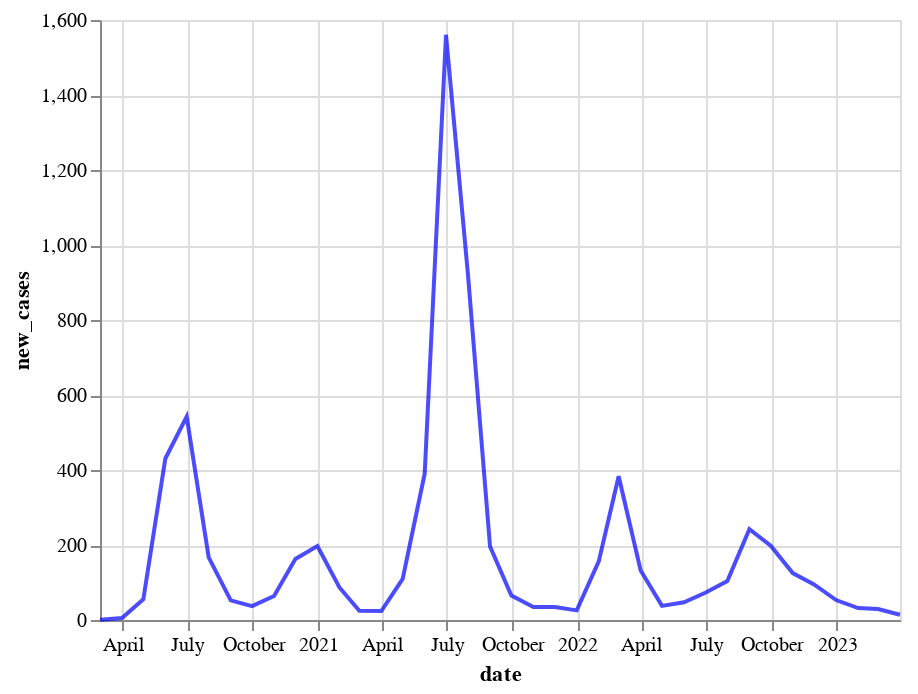

Notebook cell for this chart:
### Code cell
print('Here you can see the graph for', Chosen_country_2.value)
fig2 = alt.Chart(df5_2).mark_line(opacity=0.7, color=Chosen_colour.value).encode(
    x='date',
    y=Chosen_subject.value,
)
fig2

### Figure 1 — Vega-Lite specification as saved in the notebook (floating-point values rounded to 4 significant figures)
{"config": {"view": {"continuousWidth": 400, "continuousHeight": 300}}, "data": {"name": "data-ffa9dc7edf4793fc7ff5b27a9bdb5093"}, "mark": {"type": "line", "color": "Blue", "opacity": 0.7}, "encoding": {"x": {"field": "date", "type": "temporal"}, "y": {"field": "new_cases", "type": "quantitative"}}, "$schema": "https://vega.github.io/schema/vega-lite/v4.17.0.json", "datasets": {"data-ffa9dc7edf4793fc7ff5b27a9bdb5093": [{"date": "2020-02-29T00:00:00", "new_cases": 0.8333}, {"date": "2020-03-31T00:00:00", "new_cases": 5.258}, {"date": "2020-04-30T00:00:00", "new_cases": 55.37}, {"date": "2020-05-31T00:00:00", "new_cases": 430.7}, {"date": "2020-06-30T00:00:00", "new_cases": 542.2}, {"date": "2020-07-31T00:00:00", "new_cases": 167.2}, {"date": "2020-08-31T00:00:00", "new_cases": 52.26}, {"date": "2020-09-30T00:00:00", "new_cases": 36.87}, {"date": "2020-10-31T00:00:00", "new_cases": 63.87}, {"date": "2020-11-30T00:00:00", "new_cases": 162.7}, {"date": "2020-12-31T00:00:00", "new_cases": 197.3}, {"date": "2021-01-31T00:00:00", "new_cases": 86.87}, {"date": "2021-02-28T00:00:00", "new_cases": 24.68}, {"date": "2021-03-31T00:00:00", "new_cases": 23.87}, {"date": "2021-04-30T00:00:00", "new_cases": 109.7}, {"date": "2021-05-31T00:00:00", "new_cases": 390.1}, {"date": "2021-06-30T00:00:00", "new_cases": 1561.0}, {"date": "2021-07-31T00:00:00", "new_cases": 919.2}, {"date": "2021-08-31T00:00:00", "new_cases": 195.7}, {"date": "2021-09-30T00:00:00", "new_cases": 65.13}, {"date": "2021-10-31T00:00:00", "new_cases": 34.71}, {"date": "2021-11-30T00:00:00", "new_cases": 34.63}, {"date": "2021-12-31T00:00:00", "new_cases": 25.65}, {"date": "2022-01-31T00:00:00", "new_cases": 156.4}, {"date": "2022-02-28T00:00:00", "new_cases": 383.3}, {"date": "2022-03-31T00:00:00", "new_cases": 131.9}, {"date": "2022-04-30T00:00:00", "new_cases": 37.73}, {"date": "2022-05-31T00:00:00", "new_cases": 47.35}, {"date": "2022-06-30T00:00:00", "new_cases": 72.7}, {"date": "2022-07-31T00:00:00", "new_cases": 103.9}, {"date": "2022-08-31T00:00:00", "new_cases": 242.0}, {"date": "2022-09-30T00:00:00", "new_cases": 197.9}, {"date": "2022-10-31T00:00:00", "new_cases": 125.0}, {"date": "2022-11-30T00:00:00", "new_cases": 94.8}, {"date": "2022-12-31T00:00:00", "new_cases": 53.29}, {"date": "2023-01-31T00:00:00", "new_cases": 31.81}, {"date": "2023-02-28T00:00:00", "new_cases": 29.46}, {"date": "2023-03-31T00:00:00", "new_cases": 14.0}]}}
